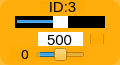
    <widget class="QWidget" name="widget_id3" native="true">
     <property name="geometry">
      <rect>
       <x>710</x>
       <y>710</y>
       <width>120</width>
       <height>65</height>
      </rect>
     </property>
     <property name="maximumSize">
      <size>
       <width>16777161</width>
       <height>16777215</height>
      </size>
     </property>
     <property name="styleSheet">
      <string notr="true">background-color: rgb(255, 170, 0, 200);
border-radius:10px;</string>
     </property>
     <widget class="QLabel" name="label_ID3">
      <property name="geometry">
       <rect>
        <x>40</x>
        <y>1</y>
        <width>45</width>
        <height>12</height>
       </rect>
      </property>
      <property name="minimumSize">
       <size>
        <width>0</width>
        <height>10</height>
       </size>
      </property>
      <property name="font">
       <font>
        <family>Arial</family>
        <pointsize>11</pointsize>
       </font>
      </property>
      <property name="styleSheet">
       <string notr="true">background-color: rgb(255, 255, 255， 0);
border-radius:0px;</string>
      </property>
      <property name="text">
       <string>ID:3</string>
      </property>
      <property name="alignment">
       <set>Qt::AlignCenter</set>
      </property>
     </widget>
     <widget class="QSlider" name="horizontalSlider_pulse_id3">
      <property name="geometry">
       <rect>
        <x>15</x>
        <y>16</y>
        <width>90</width>
        <height>12</height>
       </rect>
      </property>
      <property name="autoFillBackground">
       <bool>false</bool>
      </property>
      <property name="styleSheet">
       <string notr="true">QSlider{
	background: rgb(0, 0, 0);
	border-radius:0px;
}
QSlider::handle {/*设置中间的那个滑动的键*/                           background: rgb(255, 255, 255)}</string>
      </property>
      <property name="minimum">
       <number>0</number>
      </property>
      <property name="maximum">
       <number>1000</number>
      </property>
      <property name="pageStep">
       <number>1</number>
      </property>
      <property name="value">
       <number>500</number>
      </property>
      <property name="orientation">
       <enum>Qt::Horizontal</enum>
      </property>
     </widget>
     <widget class="QSlider" name="horizontalSlider_dev_id3">
      <property name="geometry">
       <rect>
        <x>35</x>
        <y>48</y>
        <width>50</width>
        <height>13</height>
       </rect>
      </property>
      <property name="styleSheet">
       <string notr="true">background-color: rgb(255, 255, 255， 0);</string>
      </property>
      <property name="minimum">
       <number>-125</number>
      </property>
      <property name="maximum">
       <number>125</number>
      </property>
      <property name="pageStep">
       <number>1</number>
      </property>
      <property name="orientation">
       <enum>Qt::Horizontal</enum>
      </property>
     </widget>
     <widget class="QLabel" name="label_id3">
      <property name="geometry">
       <rect>
        <x>10</x>
        <y>47</y>
        <width>30</width>
        <height>15</height>
       </rect>
      </property>
      <property name="minimumSize">
       <size>
        <width>0</width>
        <height>10</height>
       </size>
      </property>
      <property name="font">
       <font>
        <family>DejaVu Sans</family>
        <pointsize>10</pointsize>
       </font>
      </property>
      <property name="styleSheet">
       <string notr="true">background-color: rgb(255, 255, 255， 0);</string>
      </property>
      <property name="text">
       <string>0</string>
      </property>
      <property name="alignment">
       <set>Qt::AlignCenter</set>
      </property>
     </widget>
     <widget class="QLineEdit" name="lineEdit_id3">
      <property name="geometry">
       <rect>
        <x>38</x>
        <y>32</y>
        <width>45</width>
        <height>14</height>
       </rect>
      </property>
      <property name="sizePolicy">
       <sizepolicy hsizetype="Fixed" vsizetype="Fixed">
        <horstretch>0</horstretch>
        <verstretch>0</verstretch>
       </sizepolicy>
      </property>
      <property name="font">
       <font>
        <family>Arial</family>
        <pointsize>11</pointsize>
       </font>
      </property>
      <property name="autoFillBackground">
       <bool>false</bool>
      </property>
      <property name="styleSheet">
       <string notr="true">background-color: rgb(255, 255, 255);
border-radius:0px;</string>
      </property>
      <property name="text">
       <string>500</string>
      </property>
      <property name="maxLength">
       <number>1000</number>
      </property>
      <property name="alignment">
       <set>Qt::AlignCenter</set>
      </property>
      <property name="dragEnabled">
       <bool>false</bool>
      </property>
      <property name="readOnly">
       <bool>false</bool>
      </property>
     </widget>
     <widget class="QCheckBox" name="checkBox_id3">
      <property name="geometry">
       <rect>
        <x>90</x>
        <y>34</y>
        <width>15</width>
        <height>10</height>
       </rect>
      </property>
      <property name="text">
       <string/>
      </property>
     </widget>
    </widget>
